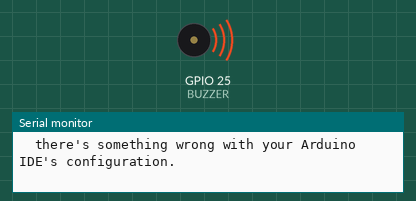
The sketch below on a simulated ESP32. Shown: buzzer (waves = sounding), the last lines printed to the serial monitor.

Above: at 0.1 s.
At 2.6 s:
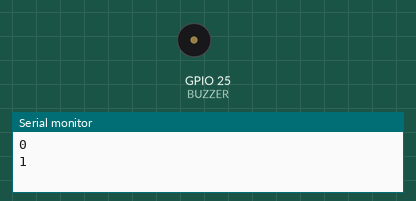
Timing chart, 0 to 4.1 s (numbered marks = the images above):
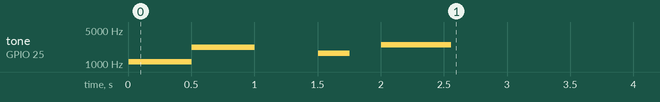

Measured:
- by itself, tone on GPIO 25 (BUZZER): plays 1108 Hz for 0.50 s, 2217 Hz for 0.50 s, 1661 Hz for 0.25 s, 2488 Hz for 0.55 s

The sketch:

testBuzzer.ino
```cpp
// (licence header left out)
#define BiBoard V0

#ifdef BiBoard V0
#define BUZZER 25
#else
#define BUZZER 2
#endif

// #define BUZZER 14 // BiBoard2
#define BASE_PITCH 1046.50

// tone 1 corresponds to A3, tone 2 corresponds to B3, tone 13 corresponds to A4, etc.
// tone: pause,1,  2,  3,  4,  5,  6,  7,  high1,  high2
// code: 0,    1,  3,  5,  6,  8,  10, 12, 13,      15

byte melodyNormalBoot[] = {8, 13, 10, 13, 8, 5, 8, 3, 5, 8, 0, //tone
                           4,  4,  8,  8, 4, 8, 8, 8, 8, 4, 2  //relative duration, 8 means 1/8 note length
                          };
byte melodyInit[] = {15, 12, 15, 12, 15, 12, 8, 10, 13, 12, 10, 15,//tone
                     4,  4,  4,  4,  4,  4,  2, 4, 4,  4,  4,  2,//relative duration, 8 means 1/8 note length
                    };

void beepDIY(int note, float duration = 10, int pause = 0, byte repeat = 1 ) {
  if (note == 0) {
    analogWrite(BUZZER, 0);
    delay(duration);
    return;
  }
  int freq = 220 * pow(1.059463, note - 1); // 220 is note A3
  //1.059463 comes from https://en.wikipedia.org/wiki/Twelfth_root_of_two
  float period = 1000000.0 / freq / 2.0;
  for (byte r = 0; r < repeat; r++) {
    for (float t = 0; t < duration * 1000; t += period * 2) {
      analogWrite(BUZZER, 150);      // Almost any value can be used except 0 and 255. it can be tuned as the amplitude of the note
      // experiment to get the best tone
      delayMicroseconds(period);          // wait for a delayms ms
      analogWrite(BUZZER, 0);       // 0 turns it off
      delayMicroseconds(period);          // wait for a delayms ms
    }
    delay(pause);
  }
}

void beep(float note, float duration = 50, int pause = 0, byte repeat = 1 ) {
  for (byte r = 0; r < repeat; r++) {
    if (note == 0)
      delay(duration);
    else
      tone(BUZZER, BASE_PITCH * pow(1.05946, note), duration);
    delay(pause);
  }
}

void playMelody(byte m[], int len) {
  for (int i = 0; i < len; i++) {
    if (!m[i])
      delay(1000 / m[len + i]);
    else
      tone(BUZZER, BASE_PITCH * pow(1.05946, m[i]), 1000 / m[len + i]);
  }
}

template <typename T> int8_t sign(T val) {
  return (T(0) < val) - (val < T(0));
}

void meow( int startF = 1,  int endF = 25) {
  int s = sign(endF - startF);
  float increment = 0.1 * s;
  for (float amp = startF; s * amp < s * endF; amp += increment) {
    beep(amp, 5);
  }
}

void setup()
{
  Serial.begin(115200);
  pinMode(BUZZER, OUTPUT);
  Serial.println("if (you cannot see this sentence on serial monitor)");
  Serial.println("\tthere's something wrong with your Arduino IDE's configuration.");
}

int loopCounter = 0;
void loop() {
  if (loopCounter == 0) {
    beep(1, 500, 500);
    beep(13, 500, 500);
    delay(500);
    playMelody(melodyNormalBoot, sizeof(melodyNormalBoot) / 2);
    playMelody(melodyInit, sizeof(melodyInit) / 2);
    Serial.println(loopCounter++);
    delay(500);
  }
  else if (loopCounter < 2) {
    meow(1, 20);
    meow(30, 5);
    Serial.println(loopCounter++);
  }
}
```
